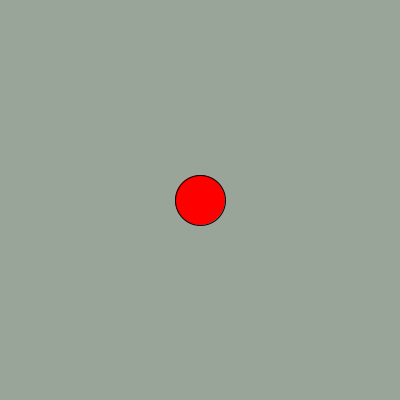
Frame 1 (no input)
Frame 60 (the mouse pressed at the canvas centre just before this capture): identical to frame 1, image omitted
Frame 120 (the mouse held since frame 60 and released just before this capture): identical to frame 1, image omitted

The Processing sketch that drew this single still picture (run headless with seeded random() and noise(); from frame 60 on, the mouse is pressed at the canvas centre):

// Processing sketch: processing_88897
// ── processing_88897.pde

int x,y;
int speedX, speedY;
int diam = 50;

void setup ()
{
  size (400,400);
  x = width/2;
  y = height/2;
}

void draw ()
{
  background (153,165,153);
  if (keyPressed)
  {
    if (key == 'u')
    {
      x =width/2;
      y = height;
      speedX = 0;
      speedY = -2;
    }
    else if (key == 'd')
    {
      x = width/2;
      y = 0;
      speedX=0;
      speedY = 2;
    }
    else if (key == 'l')
    {
      x = width/2;
      y = height/2;
      speedX=2;
      speedY=0;
    }
    else if (key == 'r')
    {
      x = width;
      y = height/2;
      speedX = -2;
      speedY = 0;
    }
  }
  if (y < 0)
  {
    speedY = speedY * -1;
  }
  else if (y > height)
  {
    speedY = speedY * -1;
  }
  if (x<0)
  {
    speedX=speedX * -1;
  }
  else if ( x> width)
  {
    speedX=speedX * -1;
  }
  fill (255,0,0);
  x = x + speedX;
  y = y + speedY;
  ellipse (x,y,diam,diam);
}
